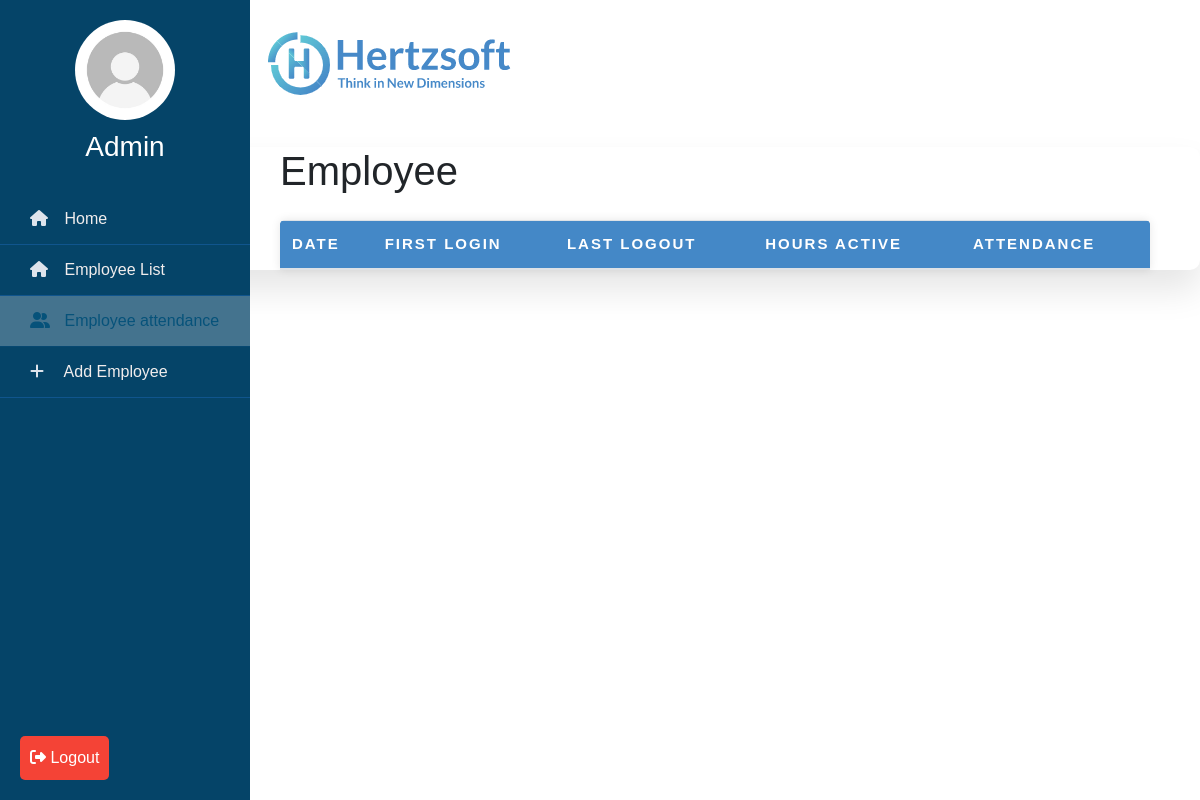
Before: /attendance?id=T1234 (signed in) with the older database file.
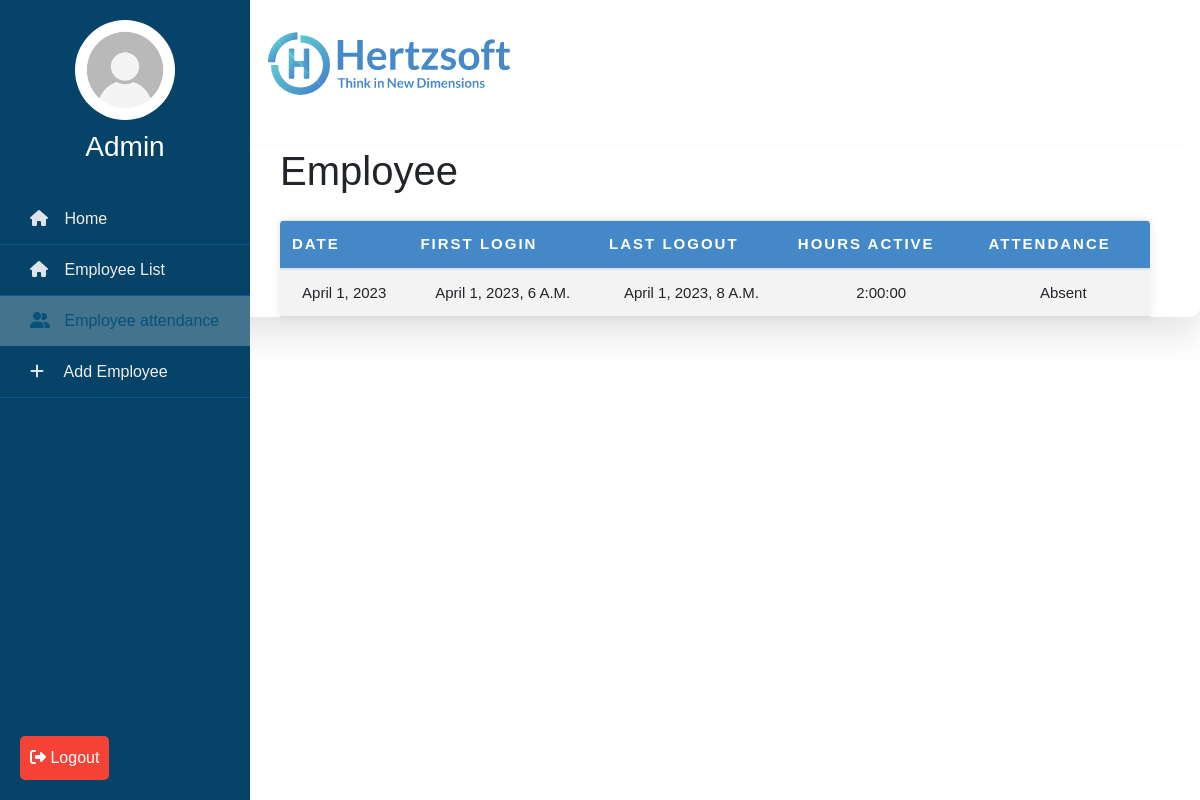
After: the same page with the newer database file.
### employee/models.py (models this page shows)
class Timestamps(models.Model):
    emp_id = models.CharField(max_length=100)
    loginTime = models.DateTimeField()
    modifiedOn = models.DateTimeField()
    state = models.CharField(max_length=100)  # is connected or disconnected
    temp = models.BooleanField(default=False)

### employee/views.py (the view)
# urls.py: path('attendance', views.attendance, name='attendance'),
@login_required(login_url='login')
def attendance(request):
    id = request.GET.get('id')
    print(id)
    emp = Attendance.objects.all().filter(emp_id=id)
    timestamps = Timestamps.objects.all().filter(emp_id=id).order_by('loginTime')
    print(len(timestamps))
    timestamps_by_date = {}
    for ts in timestamps:
        ts_date = ts.loginTime.date()
        if ts_date not in timestamps_by_date:
            timestamps_by_date[ts_date] = []
        timestamps_by_date[ts_date].append(ts)
    total_working_hours = []
    total_work_time = timedelta(hours=0, minutes=0, seconds=0)
    for date, ts_list in timestamps_by_date.items():
        login_time = None
        total_work_time = timedelta(hours=0, minutes=0, seconds=0)
        for ts in ts_list:
            if ts.state == 'is_connected':
                login_time = ts.loginTime
            elif ts.state == 'is_disconnected' and login_time is not None:
                logout_time = ts.loginTime
                work_time = logout_time - login_time
                total_work_time += work_time
                login_time = None
            print(ts.loginTime, ts.state, total_work_time)
    if (total_work_time > timedelta(hours=6, minutes=0, seconds=0)):
        attendance = "Present"
    else:
        attendance = "Absent"
    if (total_work_time):
        total_working_hours.append(
            {'date': date, 'hours': total_work_time, 'firstLogin': ts_list[0].loginTime, 'lastLogout': logout_time, 'attendance': attendance})
    print(total_working_hours)
    return render(request, 'emp_attendance.html', {'employee': emp, 'attendance': total_working_hours},)

### employee/templates/emp_attendance.html
{% extends 'base.html' %} {% block body %}
<section class="attendance">
  <div class="attendance-list">
    <h1>Employee</h1>
    <table class="table">
      <thead>
        <tr>
          <th>Date</th>
          <th>First Login</th>
          <th>Last Logout</th>
          <th>Hours Active</th>
          <th>Attendance</th>
        </tr>
      </thead>
      <tbody>
        {% for att in attendance%}
        <tr>
          <td>{{att.date}}</td>
          <td>{{att.firstLogin}}</td>
          <td>{{att.lastLogout}}</td>
          <td>{{att.hours}}</td>
          <td>{{att.attendance}}</td>
        </tr>
        {% endfor %}
      </tbody>
    </table>
  </div>
</section>
{% endblock body %}

Changed rows visible on the page:
added Timestamps: firstLogin "April 1, 2023, 6 A.m."
added Timestamps: lastLogout "April 1, 2023, 8 A.m."
Other visible differences:
new list line: "April 1, 2023 2:00:00 Absent"
